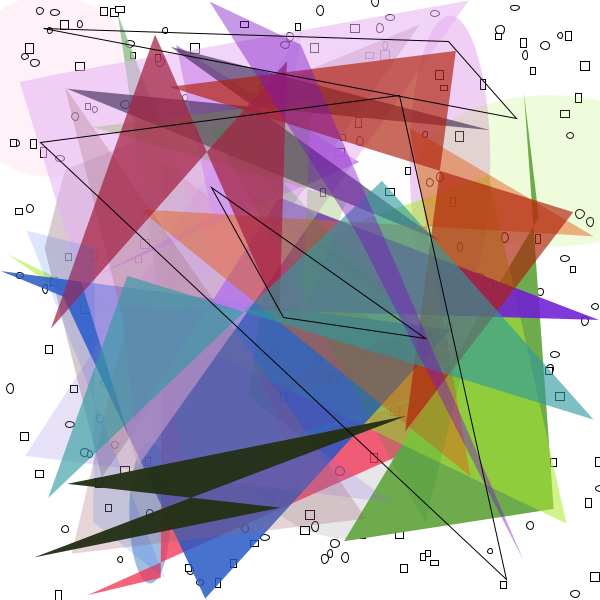
Frame 1 (no input)
Frame 60 (the mouse pressed at the canvas centre just before this capture): identical to frame 1, image omitted
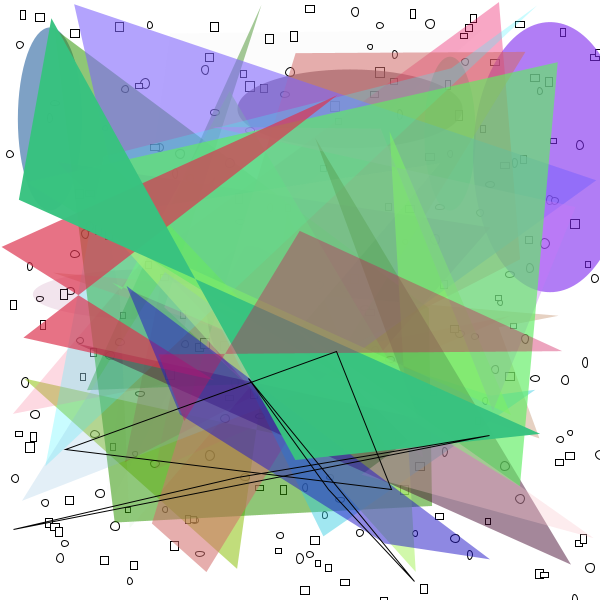
Frame 120 (the mouse held since frame 60 and released just before this capture)

The Processing sketch that drew these frames (run headless with seeded random() and noise(); from frame 60 on, the mouse is pressed at the canvas centre):

// Processing sketch: processing_36721
// ── processing_36721.pde

boolean doIt; 
void setup() {
  size (600, 600);
  doIt = true;
}
void draw() {
  if (doIt) {
    background(255);
    smooth();

    for (int z=10; z<=600; z+=5) {
      //size
      float ry1 = random(1, 600);
      float rh1 = random(5, 10);
      float rw1 = random(5, 10);
      stroke(1);
      strokeWeight(1);
      fill(255);
      ellipse(z, ry1, rh1, rw1);
      doIt = false;
    }
    for (int q=10; q<=600; q+=5) {
      //size
      float ry2 = random(1, 600);
      float rh2 = random(5, 10);
      float rw2 = random(5, 10);
      stroke(1);
      strokeWeight(1);
      fill(255);
      rect(q, ry2, rh2, rw2);
      doIt = false;
    }
    for (int i=50; i<=600; i+=100) {
      //size
      float ry = random(1, 600);
      float rh = random(10, 300);
      float rw = random(10, 300);
      //color
      float chromr=random(0, 255);
      float chromg=random(0, 255);
      float chromb=random(0, 255);
      float tran=random(0, 255);
      noStroke();
      fill(chromr, chromg, chromb, tran);
      ellipse (i, ry, rw, rh);
      doIt = false;
    }
    for (int p=10; p<=600; p+=25) {
      //points
      float rx1 = random(0, 600);
      float ry1 = random(0, 600);
      float rx2 = random(0, 600);
      float ry2 = random(0, 600);
      float rx3 = random(0, 600);
      float ry3 = random(0, 600);
      float rx4 = random(0, 600);
      float ry4 = random(0, 600);
      //color
      float chromr1=random(0, 255);
      float chromg1=random(0, 255);
      float chromb1=random(0, 255);
      float tran1=random(0, 255);
      noStroke();
      fill(chromr1, chromg1, chromb1, tran1);
      quad (rx1, ry1, rx2, ry2, rx3, ry3, rx4, ry4);
      doIt = false;
    }
    for (int b=10; b<=600; b+=250) {
      //size
      float x1 = random(0, 600);
      float y1 = random(0, 600);
      float x2 = random(0, 600);
      float y2 = random(0, 600);
      float x3 = random(0, 600);
      float y3 = random(0, 600);
      stroke(1);
      strokeWeight(1);
      noFill();
      triangle(x1,y1,x2,y2,x3,y3);
      doIt = false;
    }
  }
}
void mousePressed() {
  doIt = true;
}
